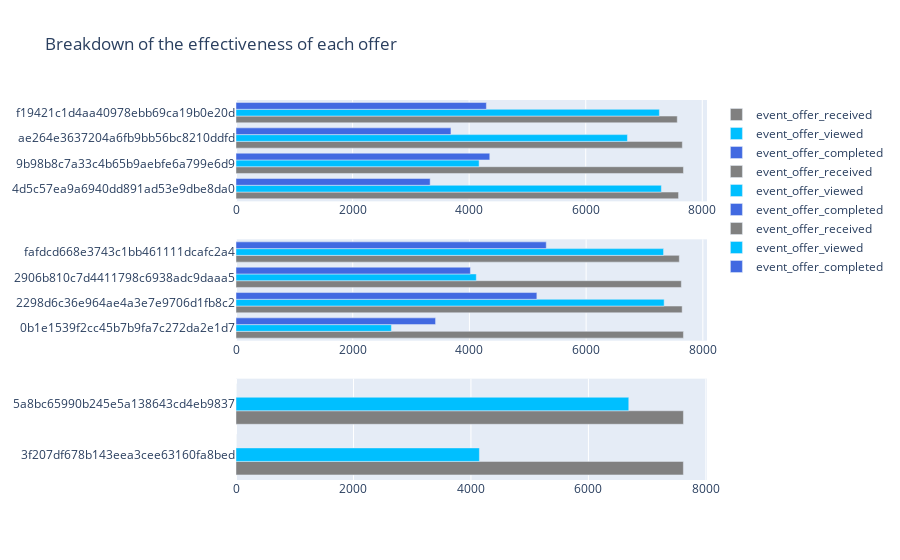

The code cell stored with this chart in its notebook:
### Code cell
import plotly.graph_objects as go

# Create a subplot with 3 rows
fig = make_subplots(rows=3, cols=1)

offer_types = ['bogo', 'discount', 'informational']
colors = ['grey', 'deepskyblue', 'royalblue']
events = ['event_offer_received',
          'event_offer_viewed', 'event_offer_completed']

for i, offer_type in enumerate(offer_types, start=1):
    for event, color in zip(events, colors):
        fig.add_trace(go.Bar(
            y=offer_agg_df[offer_agg_df.offer_type == offer_type]['offer_id'],
            x=offer_agg_df[offer_agg_df.offer_type == offer_type][event],
            name=event,
            marker_color=color,
            orientation='h'
        ), row=i, col=1)

# Set plot title and labels
fig.update_layout(title_text="Breakdown of the effectiveness of each offer")

fig.show()

### Figure 1 — Plotly figure (JSON) as saved in the notebook; plotly's stock layout.template omitted (floating-point values rounded to 4 significant figures)
{"data": [{"marker": {"color": "grey"}, "name": "event_offer_received", "orientation": "h", "type": "bar", "x": [7593, 7677, 7658, 7571], "xaxis": "x", "y": ["4d5c57ea9a6940dd891ad53e9dbe8da0", "9b98b8c7a33c4b65b9aebfe6a799e6d9", "ae264e3637204a6fb9bb56bc8210ddfd", "f19421c1d4aa40978ebb69ca19b0e20d"], "yaxis": "y"}, {"marker": {"color": "deepskyblue"}, "name": "event_offer_viewed", "orientation": "h", "type": "bar", "x": [7298, 4171, 6716, 7264], "xaxis": "x", "y": ["4d5c57ea9a6940dd891ad53e9dbe8da0", "9b98b8c7a33c4b65b9aebfe6a799e6d9", "ae264e3637204a6fb9bb56bc8210ddfd", "f19421c1d4aa40978ebb69ca19b0e20d"], "yaxis": "y"}, {"marker": {"color": "royalblue"}, "name": "event_offer_completed", "orientation": "h", "type": "bar", "x": [3331, 4354, 3688, 4296], "xaxis": "x", "y": ["4d5c57ea9a6940dd891ad53e9dbe8da0", "9b98b8c7a33c4b65b9aebfe6a799e6d9", "ae264e3637204a6fb9bb56bc8210ddfd", "f19421c1d4aa40978ebb69ca19b0e20d"], "yaxis": "y"}, {"marker": {"color": "grey"}, "name": "event_offer_received", "orientation": "h", "type": "bar", "x": [7668, 7646, 7632, 7597], "xaxis": "x2", "y": ["0b1e1539f2cc45b7b9fa7c272da2e1d7", "2298d6c36e964ae4a3e7e9706d1fb8c2", "2906b810c7d4411798c6938adc9daaa5", "fafdcd668e3743c1bb461111dcafc2a4"], "yaxis": "y2"}, {"marker": {"color": "deepskyblue"}, "name": "event_offer_viewed", "orientation": "h", "type": "bar", "x": [2663, 7337, 4118, 7327], "xaxis": "x2", "y": ["0b1e1539f2cc45b7b9fa7c272da2e1d7", "2298d6c36e964ae4a3e7e9706d1fb8c2", "2906b810c7d4411798c6938adc9daaa5", "fafdcd668e3743c1bb461111dcafc2a4"], "yaxis": "y2"}, {"marker": {"color": "royalblue"}, "name": "event_offer_completed", "orientation": "h", "type": "bar", "x": [3420, 5156, 4017, 5317], "xaxis": "x2", "y": ["0b1e1539f2cc45b7b9fa7c272da2e1d7", "2298d6c36e964ae4a3e7e9706d1fb8c2", "2906b810c7d4411798c6938adc9daaa5", "fafdcd668e3743c1bb461111dcafc2a4"], "yaxis": "y2"}, {"marker": {"color": "grey"}, "name": "event_offer_received", "orientation": "h", "type": "bar", "x": [7617, 7618], "xaxis": "x3", "y": ["3f207df678b143eea3cee63160fa8bed", "5a8bc65990b245e5a138643cd4eb9837"], "yaxis": "y3"}, {"marker": {"color": "deepskyblue"}, "name": "event_offer_viewed", "orientation": "h", "type": "bar", "x": [4144, 6687], "xaxis": "x3", "y": ["3f207df678b143eea3cee63160fa8bed", "5a8bc65990b245e5a138643cd4eb9837"], "yaxis": "y3"}, {"marker": {"color": "royalblue"}, "name": "event_offer_completed", "orientation": "h", "type": "bar", "x": [0, 0], "xaxis": "x3", "y": ["3f207df678b143eea3cee63160fa8bed", "5a8bc65990b245e5a138643cd4eb9837"], "yaxis": "y3"}], "layout": {"title": {"text": "Breakdown of the effectiveness of each offer"}, "xaxis": {"anchor": "y", "domain": [0, 1]}, "xaxis2": {"anchor": "y2", "domain": [0, 1]}, "xaxis3": {"anchor": "y3", "domain": [0, 1]}, "yaxis": {"anchor": "x", "domain": [0.7333, 1]}, "yaxis2": {"anchor": "x2", "domain": [0.3667, 0.6333]}, "yaxis3": {"anchor": "x3", "domain": [0, 0.2667]}}}
